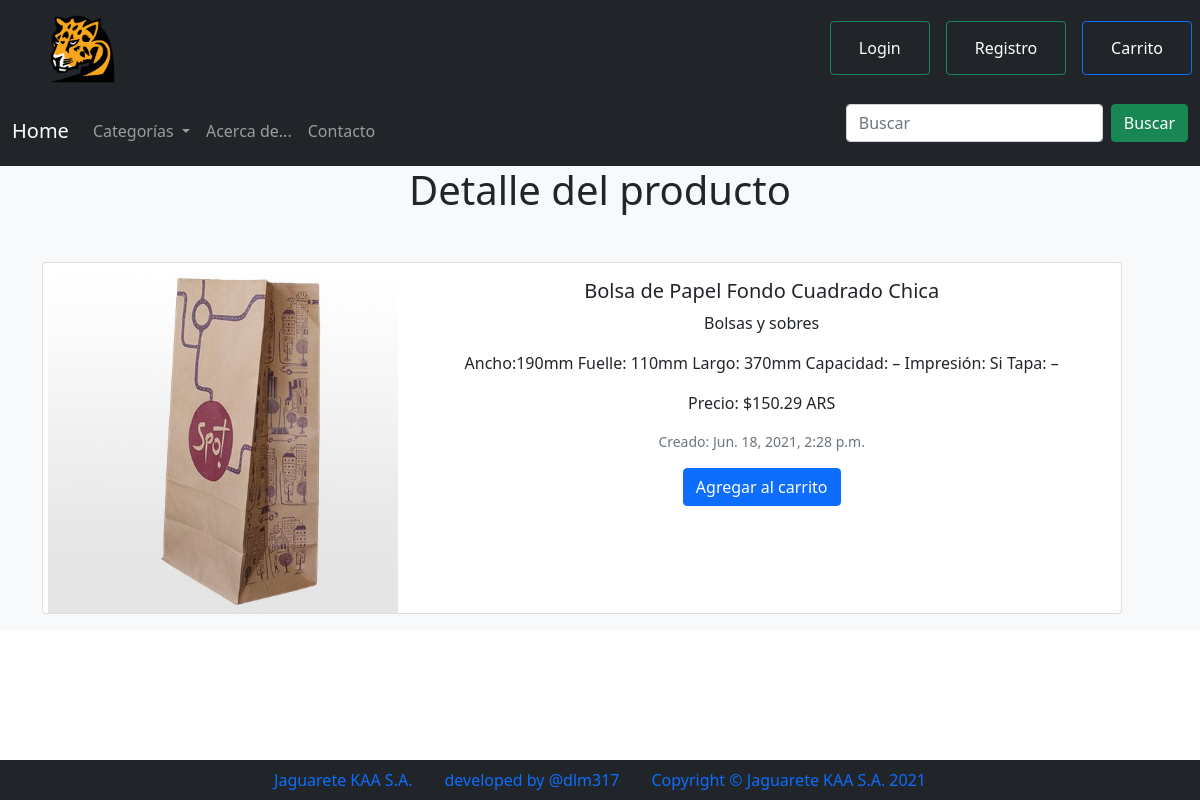
The page /producto/1/ on the database its author committed.
### jaguarete01/models.py (models this page shows, shortened)
class Producto(models.Model):
    class Meta:
        permissions = (("can_add_productos", "Can add productos"),)
    titulo = models.CharField(max_length=100, unique=True)
    categoria_base = models.ForeignKey(Categoria, on_delete=models.CASCADE)
    detalle = models.CharField(max_length=1000, default='N/A')
    precio = models.FloatField()
    imagen = models.ImageField(upload_to='uploaded_images')
    fecha_creacion = models.DateTimeField(auto_now=True)

class Categoria(models.Model):
    descripcion = models.CharField(max_length=100)
    def __str__(self):
        return self.descripcion

### jaguarete01/views.py (the view)
# urls.py: path('producto/<int:pk>/', views.VistaProducto.as_view(), name='producto'),
class VistaProducto(DetailView):
    model = Producto
    template_name = "producto.html"

### jaguarete01/templatetags/categorias.py (called while the page is built)
@register.inclusion_tag('categorias.html')
def mostrar_categorias():
    return {'categorias': Categoria.objects.all()}

### jaguarete01/templates/producto.html (shortened to what this page needs)
{% extends "template.html" %}
{% load categorias %}
{% load static %}  {% block body %}
<h1 class="text-center mb-5">Detalle del producto</h1>
<div class="container justify-content-center">
<div class="card mb-3" style="max-width: 1080px">
  <div class="row g-0">
    <div class="col-md-4 text-center">
      <img style="
        width: 350px; height:350px;" src="{{object.imagen.url}}" alt="..." />
    </div>
    <div class="col-md-8">
      <div class="card-body text-center">
        <h5 class="card-title">{{object.titulo}}</h5>
        <p class="card-text">
          {{object.categoria_base}}
        </p>
        <p class="card-text">
          {{object.detalle}}
        </p>
        <p class="card-text">
          Precio: ${{object.precio}} ARS
        </p>
        <p class="card-text">
          <small class="text-muted">Creado: {{object.fecha_creacion}}
          </small>
        </p>
        <button class="btn btn-primary text-center">Agregar al carrito</button>
      </div>
    </div>
  </div>
</div>
</div>
{% endblock %}

### rows shown on the page
Producto: imagen (picture), titulo "Bolsa de Papel Fondo Cuadrado Chica", categoria_base "Bolsas y sobres", detalle "Ancho:190mm Fuelle: 110mm Largo: 370mm Capacidad: – Impresión: Si Tapa: –", precio "150.29", fecha_creacion "Jun. 18, 2021, 2:28 p.m."
